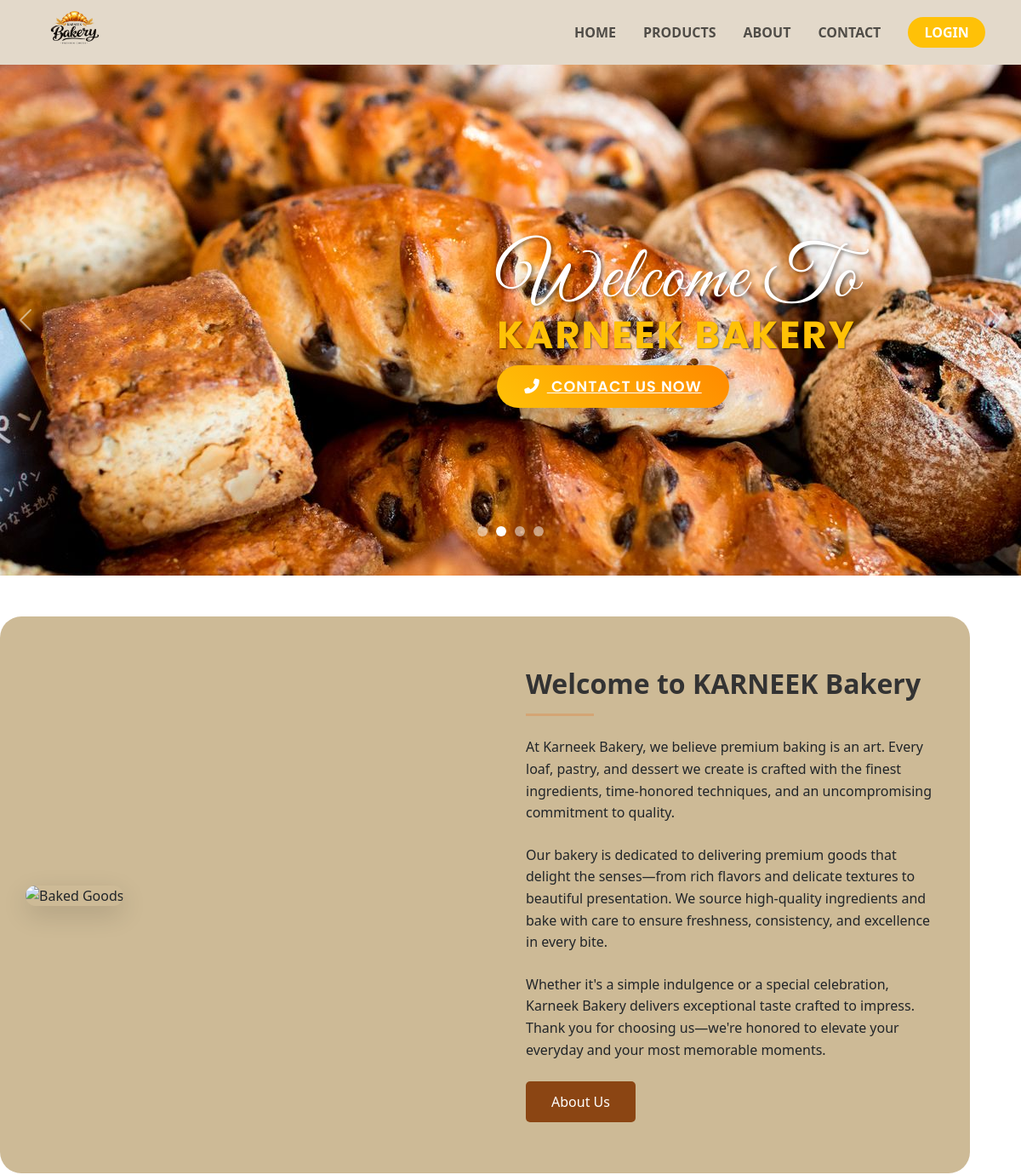
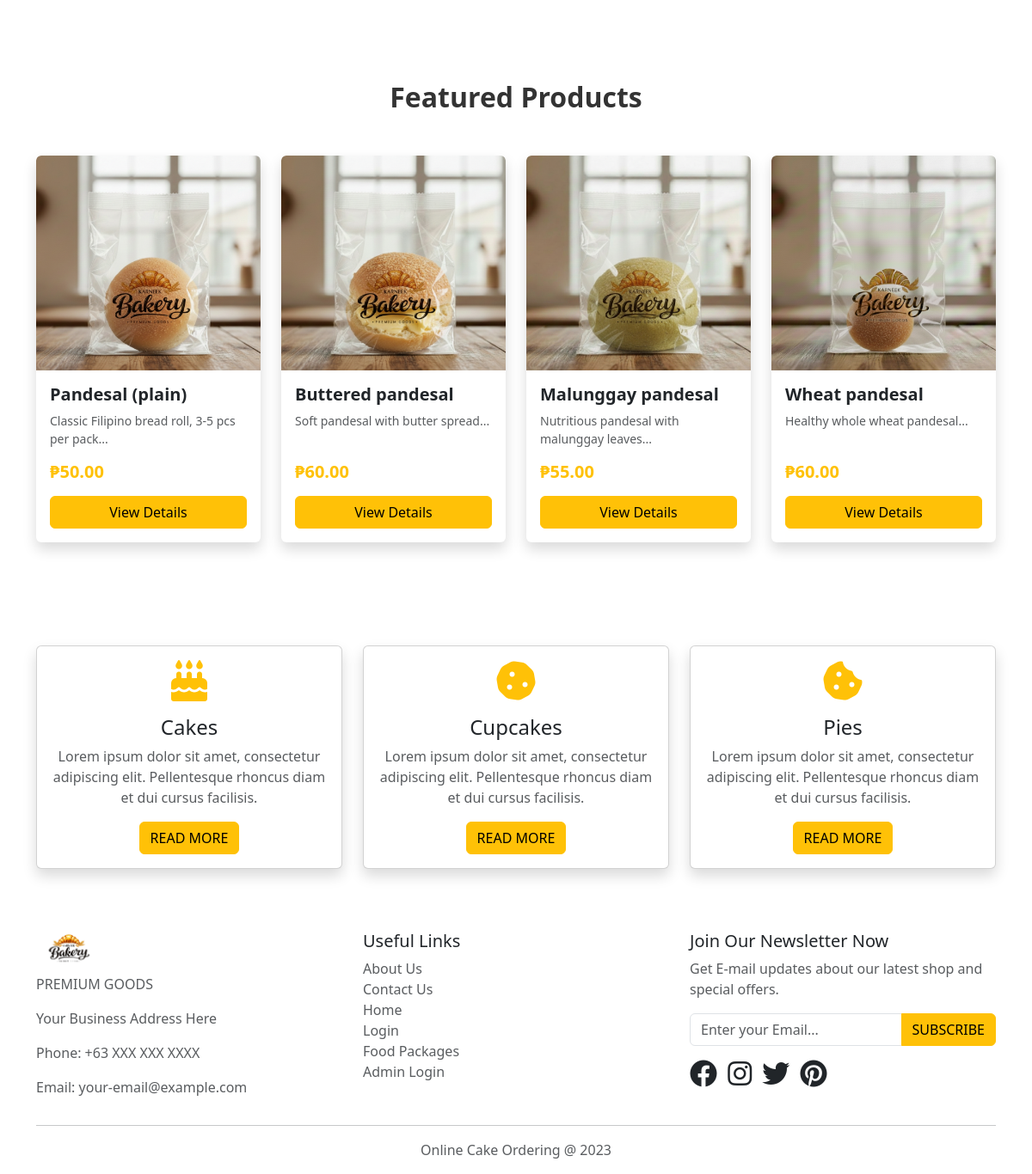
The page / on the database its author committed (2 pictures, top to bottom).
### tables this page shows
CREATE TABLE IF NOT EXISTS items (
    itemID INT AUTO_INCREMENT PRIMARY KEY,
    packageName VARCHAR(255) NOT NULL,
    foodDescription TEXT,
    itemContains TEXT,
    categoryID INT,
    itemImage VARCHAR(255),
    size VARCHAR(50),
    status VARCHAR(20) DEFAULT 'Active',
    suitableFor INT,
    price DECIMAL(10,2) NOT NULL,
    creationDate DATETIME DEFAULT CURRENT_TIMESTAMP,
    FOREIGN KEY (categoryID) REFERENCES categories(categoryID)
);

### connect.php (called while the page is built, shortened)
<?php
  function executeQuery($query){
    $conn = $GLOBALS['conn'];
    return mysqli_query($conn, $query);
  }
?>

### includes/bootstrap.php (called while the page is built, shortened)
<?php
require_once __DIR__ . '/../connect.php';
function getProductImage($itemImage, $packageName, $defaultSize = '300x200') {
    $jsonPath = __DIR__ . '/../bread_images/product_images.json';
    $imageMap = [];
    if (file_exists($jsonPath)) {
        $jsonContent = file_get_contents($jsonPath);
        $imageMap = json_decode($jsonContent, true) ?? [];
    }
    if (isset($imageMap[$packageName])) {
        $imagePath = $imageMap[$packageName];
        if (file_exists(__DIR__ . '/../' . $imagePath)) {
            return $imagePath;
        }
    }
    return 'https://via.placeholder.com/' . $defaultSize;
}

### index.php (the view, shortened to what this page needs)
<?php
require_once __DIR__ . '/includes/bootstrap.php';
include("includes/header.php");
?>
<div id="heroCarousel" class="carousel slide carousel-fade" data-bs-ride="carousel" data-bs-interval="2500" data-bs-pause="false">
  <div class="carousel-indicators">
    <button type="button" data-bs-target="#heroCarousel" data-bs-slide-to="0" class="active"></button>
    <button type="button" data-bs-target="#heroCarousel" data-bs-slide-to="1"></button>
    <button type="button" data-bs-target="#heroCarousel" data-bs-slide-to="2"></button>
    <button type="button" data-bs-target="#heroCarousel" data-bs-slide-to="3"></button>
  </div>
  <div class="carousel-inner">
    <div class="carousel-item">
      <div class="carousel-bg carousel-bg-2">
        <div class="text-white carousel-content">
          <h1 class="hero-text">Welcome To<br><span>KARNEEK Bakery</span></h1>
          <a href="contact.php" class="btn-contact">
            <i class="fas fa-phone-alt"></i> Contact Us Now
          </a>
        </div>
      </div>
    </div>
  </div>
  <button class="carousel-control-prev" type="button" data-bs-target="#heroCarousel" data-bs-slide="prev">
    <span class="carousel-control-prev-icon" aria-hidden="true"></span>
  </button>
  <button class="carousel-control-next" type="button" data-bs-target="#heroCarousel" data-bs-slide="next">
    <span class="carousel-control-next-icon" aria-hidden="true"></span>
  </button>
</div>
<div class="container welcome-section">
  <div class="row align-items-center">
    <div class="col-md-6 mb-4 mb-md-0">
      <div class="welcome-image-wrapper">
        <img src="https://images.unsplash.com/photo-1555507036-ab1f4038808a?w=600" class="img-fluid" alt="Baked Goods">
      </div>
    </div>
    <div class="col-md-6 ps-md-5">
      <h2 class="section-title">Welcome to KARNEEK Bakery</h2>
      <div class="section-divider"></div>
      <div class="welcome-text">
        <p>At Karneek Bakery, we believe premium baking is an art. Every loaf, pastry, and dessert we create is crafted with the finest ingredients, time-honored techniques, and an uncompromising commitment to quality.</p>
        <p>Our bakery is dedicated to delivering premium goods that delight the senses—from rich flavors and delicate textures to beautiful presentation. We source high-quality ingredients and bake with care to ensure freshness, consistency, and excellence in every bite.</p>
        <p>Whether it's a simple indulgence or a special celebration, Karneek Bakery delivers exceptional taste crafted to impress. Thank you for choosing us—we're honored to elevate your everyday and your most memorable moments.</p>
      </div>
      <a href="about.php" class="btn-about">
        About Us
      </a>
    </div>
  </div>
</div>
<div class="container my-5 py-5">
  <h2 class="text-center mb-5" style="color: #333; font-weight: 600;">Featured Products</h2>
  <div class="row">
    <?php
    $query = "SELECT * FROM items WHERE status = 'Active' LIMIT 4";
    $result = executeQuery($query);
    while($row = mysqli_fetch_assoc($result)):
    ?>
    <div class="col-md-3 mb-4">
      <div class="card product-card shadow border-0" style="overflow: hidden;">
        <img src="<?php echo getProductImage($row['itemImage'], $row['packageName']); ?>"
             class="card-img-top" alt="<?php echo $row['packageName']; ?>" style="height: 250px; object-fit: cover; transition: transform 0.3s;">
        <div class="card-body">
          <h5 class="card-title fw-bold"><?php echo $row['packageName']; ?></h5>
          <p class="card-text text-muted small"><?php echo substr($row['foodDescription'], 0, 60); ?>...</p>
          <p class="h5 text-warning fw-bold mb-3">₱<?php echo $row['price']; ?></p>
          <a href="products.php" class="btn btn-warning w-100">View Details</a>
        </div>
      </div>
    </div>
    <?php endwhile; ?>
  </div>
</div>
<div class="container my-5">
  <div class="row">
    <div class="col-md-4 mb-4">
      <div class="card shadow">
        <div class="card-body text-center">
          <i class="fas fa-birthday-cake fa-3x text-warning mb-3"></i>
          <h4>Cakes</h4>
          <p class="text-muted">Lorem ipsum dolor sit amet, consectetur adipiscing elit. Pellentesque rhoncus diam et dui cursus facilisis.</p>
          <a href="products.php" class="btn btn-warning">READ MORE</a>
        </div>
      </div>
    </div>
    <div class="col-md-4 mb-4">
      <div class="card shadow">
        <div class="card-body text-center">
          <i class="fas fa-cookie fa-3x text-warning mb-3"></i>
          <h4>Cupcakes</h4>
          <p class="text-muted">Lorem ipsum dolor sit amet, consectetur adipiscing elit. Pellentesque rhoncus diam et dui cursus facilisis.</p>
          <a href="products.php" class="btn btn-warning">READ MORE</a>
        </div>
      </div>
    </div>
    <div class="col-md-4 mb-4">
      <div class="card shadow">
        <div class="card-body text-center">
          <i class="fas fa-cookie-bite fa-3x text-warning mb-3"></i>
          <h4>Pies</h4>
          <p class="text-muted">Lorem ipsum dolor sit amet, consectetur adipiscing elit. Pellentesque rhoncus diam et dui cursus facilisis.</p>
          <a href="products.php" class="btn btn-warning">READ MORE</a>
        </div>
      </div>
    </div>
  </div>
</div>
<?php include("includes/footer.php"); ?>

### css/style.css (style rules this page uses)
.hero-text { font-family: 'Great Vibes', 'Dancing Script', cursive; font-size: 5.5rem; font-weight: 400; color: #fff; text-shadow: 2px 2px 4px rgba(0, 0, 0, 0.5); margin-bottom: 1.5rem; line-height: 1; letter-spacing: 2px; animation: fadeInUp 1s ease-out; }
.hero-text span { display: block; font-family: 'Poppins', sans-serif; font-size: 2.8rem; font-weight: 700; margin-top: 0; letter-spacing: 2px; text-transform: uppercase; color: #ffc107; text-shadow: 1px 1px 2px rgba(0, 0, 0, 0.5); }
.btn-contact { font-family: 'Poppins', sans-serif; font-weight: 600; font-size: 1.1rem; letter-spacing: 1px; padding: 0.8rem 2rem; border-radius: 50px; background: linear-gradient(45deg, #ffc107, #ff8a00); border: none; color: #fff !important; text-transform: uppercase; box-shadow: 0 4px 15px rgba(0, 0, 0, 0.2); transition: all 0.3s ease; position: relative; overflow: hidden; z-index: 1; }
.btn-contact::before { content: ''; position: absolute; top: 0; left: 0; width: 0; height: 100%; background: rgba(255, 255, 255, 0.2); transition: 0.5s ease; z-index: -1; }
.btn-contact i { margin-right: 8px; transition: transform 0.3s ease; }
#heroCarousel { height: 600px; position: relative; }
.carousel-item { height: 100%; }
.carousel-inner { height: 100%; }
.carousel-bg { height: 100%; background-size: cover; background-position: center; display: flex; align-items: center; justify-content: flex-end; padding-right: 100px; background-blend-mode: overlay; }
.carousel-bg-2 { background-image: url('../tinapay 2.jpg'); }
.carousel-content { max-width: 600px; padding: 40px; margin-right: 50px; }
.welcome-section { background-color: #CDBA96; padding: 60px 30px !important; border-radius: 25px; margin: 3rem 0; }
.welcome-image-wrapper { position: relative; }
.welcome-image-wrapper img { box-shadow: 0 10px 30px rgba(0,0,0,0.15); height: 500px; object-fit: cover; width: 100%; border-radius: 20px; }
.section-title { color: #333; font-weight: 600; margin-bottom: 1rem; }
.section-divider { width: 80px; height: 3px; background-color: #d4a574; margin-bottom: 1.5rem; }
.welcome-text p { line-height: 1.6; margin-bottom: 1.5rem; }
.btn-about { background-color: #8B4513; color: white; padding: 12px 30px; border-radius: 5px; text-decoration: none; display: inline-block; transition: all 0.3s ease; }
#heroCarousel .carousel-control-prev, #heroCarousel .carousel-control-next { width: 5%; }
#heroCarousel .carousel-indicators { bottom: 20px; }
#heroCarousel .carousel-indicators button { width: 12px; height: 12px; border-radius: 50%; margin: 0 5px; }
.product-card { transition: all 0.3s; height: 100%; display: flex; flex-direction: column; }
.product-card .card-body { flex: 1; display: flex; flex-direction: column; }
.product-card .card-text { flex-grow: 1; }

### rows shown on the page
items: shows a picture, packageName "Pandesal (plain)", foodDescription "Classic Filipino bread roll, 3-5 pcs per pack", price "50.00"
items: shows a picture, packageName "Buttered pandesal", foodDescription "Soft pandesal with butter spread", price "60.00"
items: shows a picture, packageName "Malunggay pandesal", foodDescription "Nutritious pandesal with malunggay leaves", price "55.00"
items: shows a picture, packageName "Wheat pandesal", foodDescription "Healthy whole wheat pandesal", price "60.00"
